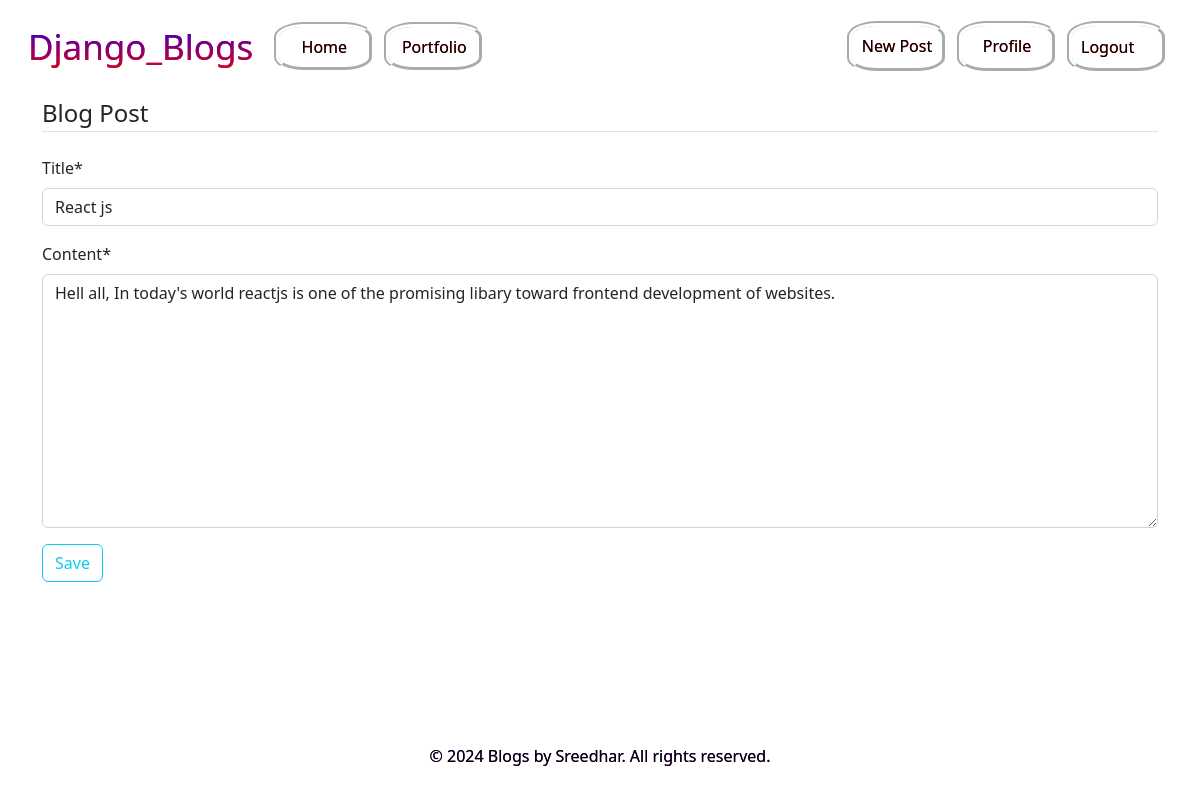
The page /post/36/update (signed in) on the database its author committed.
### blog/models.py (models this page shows, shortened)
class Post(models.Model):
    title = models.CharField(max_length=100)
    content = models.TextField()
    date_posted = models.DateTimeField(default=timezone.now)
    author = models.ForeignKey(User, on_delete=models.CASCADE)

### blog/views.py (the view, shortened to what this page needs)
# urls.py: path('post/<int:pk>/update', PostUpdateView.as_view(), name='post-update'),
class PostUpdateView(LoginRequiredMixin, UserPassesTestMixin, UpdateView):
    model = Post
    fields = ['title', 'content']
    def test_func(self):
        post = self.get_object()
        if self.request.user == post.author:
            return True
        else:
            return False

### blog/templates/blog/post_form.html (shortened to what this page needs)
{% extends 'blog/base.html' %}
{% load crispy_forms_tags %}
{% block content %}
<form method="POST">
    <fieldset class="form-group">
        <div class="form-group">
            <legend class="border-bottom mb-4">Blog Post</legend>
            {{ form|crispy }}
        </div>
    </fieldset>
    <div class="form-group">
        <button type="submit" class="btn btn-outline-info mb-2">Save</button>
    </div>
</form>
{% endblock content %}

### rows shown on the page
Post: title "React js", content "Hell all, In today's world reactjs is one of the promising libary toward frontend development of websites."
